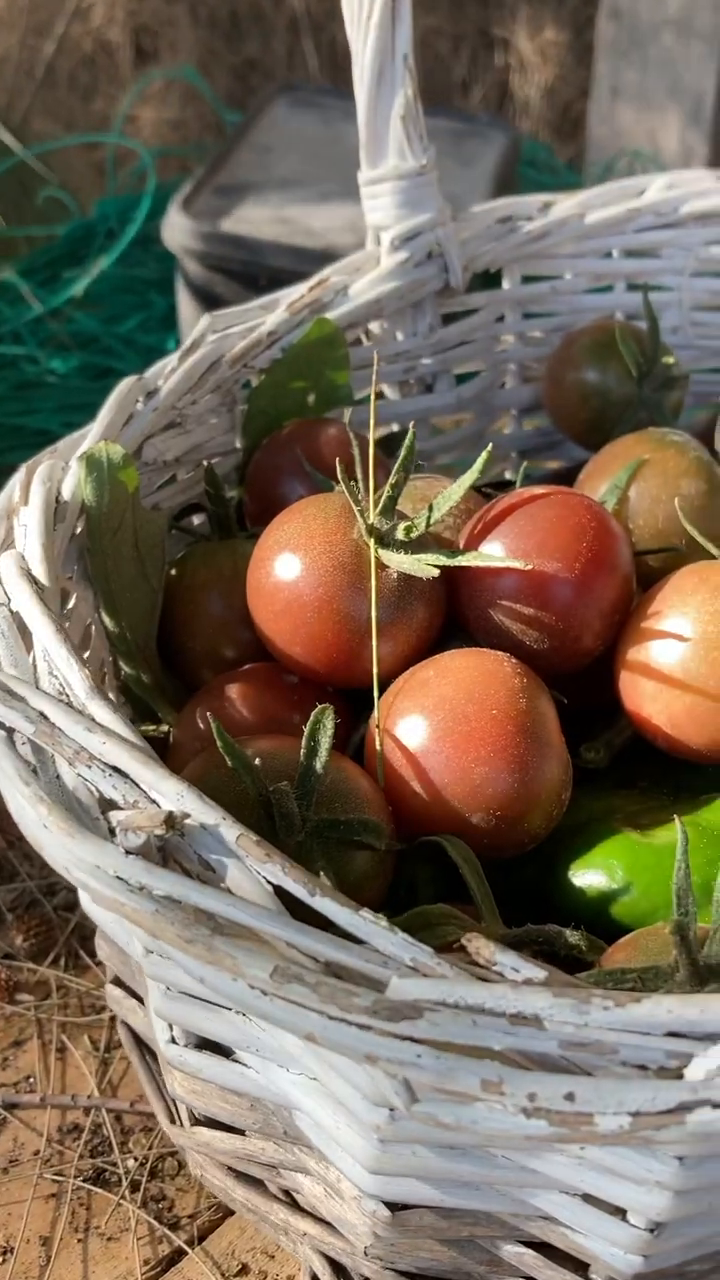
#> input picture frame 16 of data/videos/video_02.mp4, 720 x 1280 px
$ python smoke_test_capture.py
#> lines starting #> are read from the running program, lines starting #| are printed output that depends on the picture
### pipeline_core/capture_logic.py
from __future__ import annotations

from typing import Dict, Tuple

import cv2
import numpy as np

from config.thresholds import (
    MIN_FRAMES_BETWEEN_CAPTURES,
    MAX_FRAMES_WITHOUT_CAPTURE,
    SCENE_CHANGE_CONFIRM_FRAMES,
    CENTER_CROP_RATIO,
    ACCUMULATE_SCENE_CHANGE,
    ACCUMULATED_HIST_DIFF_THRESHOLD,
    ACCUMULATED_ORB_CHANGE_THRESHOLD,
    RESET_ACCUMULATORS_ON_CAPTURE,
    MIN_FRAMES_FOR_ACCUMULATED_TRIGGER,
    ORB_MIN_MATCH_COUNT,
    HSV_HIST_DIFF_THRESHOLD,
    USE_HISTOGRAM_VALIDATION,
)


def crop_center_region(image_bgr, crop_ratio: float = CENTER_CROP_RATIO):
    h, w = image_bgr.shape[:2]

    new_w = int(w * crop_ratio)
    new_h = int(h * crop_ratio)

    x1 = (w - new_w) // 2
    y1 = (h - new_h) // 2
    x2 = x1 + new_w
    y2 = y1 + new_h

    return image_bgr[y1:y2, x1:x2]


def preprocess_for_scene_compare(image_bgr):
    cropped = crop_center_region(image_bgr, CENTER_CROP_RATIO)
    resized = cv2.resize(cropped, (320, 320))
    blurred = cv2.GaussianBlur(resized, (5, 5), 0)
    return blurred


def compute_orb_features(image_bgr):
    gray = cv2.cvtColor(image_bgr, cv2.COLOR_BGR2GRAY)
    orb = cv2.ORB_create(nfeatures=500)
    keypoints, descriptors = orb.detectAndCompute(gray, None)
    return keypoints, descriptors


def compute_orb_match_count(reference_bgr, current_bgr) -> int:
    reference_proc = preprocess_for_scene_compare(reference_bgr)
    current_proc = preprocess_for_scene_compare(current_bgr)

    _, des1 = compute_orb_features(reference_proc)
    _, des2 = compute_orb_features(current_proc)

    if des1 is None or des2 is None:
        return 0

    bf = cv2.BFMatcher(cv2.NORM_HAMMING, crossCheck=True)
    matches = bf.match(des1, des2)

    if not matches:
        return 0

    matches = sorted(matches, key=lambda m: m.distance)
    good_matches = [m for m in matches if m.distance < 45]
    return len(good_matches)


def compute_hsv_histogram(image_bgr):
    hsv = cv2.cvtColor(image_bgr, cv2.COLOR_BGR2HSV)
    hist = cv2.calcHist([hsv], [0, 1], None, [50, 60], [0, 180, 0, 256])
    hist = cv2.normalize(hist, hist).flatten()
    return hist


def compute_histogram_difference(reference_bgr, current_bgr) -> float:
    reference_proc = preprocess_for_scene_compare(reference_bgr)
    current_proc = preprocess_for_scene_compare(current_bgr)

    hist1 = compute_hsv_histogram(reference_proc)
    hist2 = compute_hsv_histogram(current_proc)

    similarity = cv2.compareHist(hist1, hist2, cv2.HISTCMP_CORREL)
    diff = 1.0 - similarity
    return float(diff)


def should_capture_new_image(
    reference_bgr,
    current_bgr,
    frames_since_last_capture: int,
) -> Tuple[bool, Dict[str, float]]:
    orb_matches = compute_orb_match_count(reference_bgr, current_bgr)
    hist_diff = compute_histogram_difference(reference_bgr, current_bgr)

    cooldown_ok = frames_since_last_capture >= MIN_FRAMES_BETWEEN_CAPTURES
    timeout_force = frames_since_last_capture >= MAX_FRAMES_WITHOUT_CAPTURE

    orb_changed = orb_matches < ORB_MIN_MATCH_COUNT
    hist_changed = hist_diff > HSV_HIST_DIFF_THRESHOLD

    if USE_HISTOGRAM_VALIDATION:
        trigger = cooldown_ok and orb_changed and hist_changed
    else:
        trigger = cooldown_ok and orb_changed

    if timeout_force:
        trigger = True

    orb_change_amount = max(0.0, float(ORB_MIN_MATCH_COUNT - orb_matches))

    metrics = {
        "orb_matches": float(orb_matches),
        "hist_diff": float(hist_diff),
        "orb_change_amount": float(orb_change_amount),
        "cooldown_ok": float(cooldown_ok),
        "timeout_force": float(timeout_force),
        "orb_changed": float(orb_changed),
        "hist_changed": float(hist_changed),
        "base_trigger": float(trigger),
    }

    return trigger, metrics


# [14 lines left out: function should_run_detector_by_scene_change, not called in this run]

### scripts/smoke_test_capture.py
from __future__ import annotations

import cv2

from config.settings import VIDEOS_DIR
from pipeline_core.capture_logic import should_capture_new_image


def main():
    print("=== SMOKE TEST CAPTURE ===")

    video_files = sorted(
        [
            p for p in VIDEOS_DIR.iterdir()
            if p.suffix.lower() in {".mp4", ".avi", ".mov", ".mkv"}
        ]
    )

    if not video_files:
        print(f"[WARN] No se encontraron videos en: {VIDEOS_DIR}")
        return

    test_video_path = video_files[0]
    print("Video de prueba:", test_video_path)

    cap = cv2.VideoCapture(str(test_video_path))
    if not cap.isOpened():
        print(f"[ERROR] No se pudo abrir el video: {test_video_path}")
        return

    ret, reference_frame = cap.read()
#> reference_frame is the input picture: shape (1280, 720, 3); mean B, G, R 92.2, 107.3, 120
    if not ret or reference_frame is None:
        print("[ERROR] No se pudo leer el primer frame del video.")
        cap.release()
        return

    print("[OK] Frame de referencia cargado")

    frame_idx = 0
    frames_since_last_capture = 0
    samples_checked = 0

    while True:
        ret, frame = cap.read()
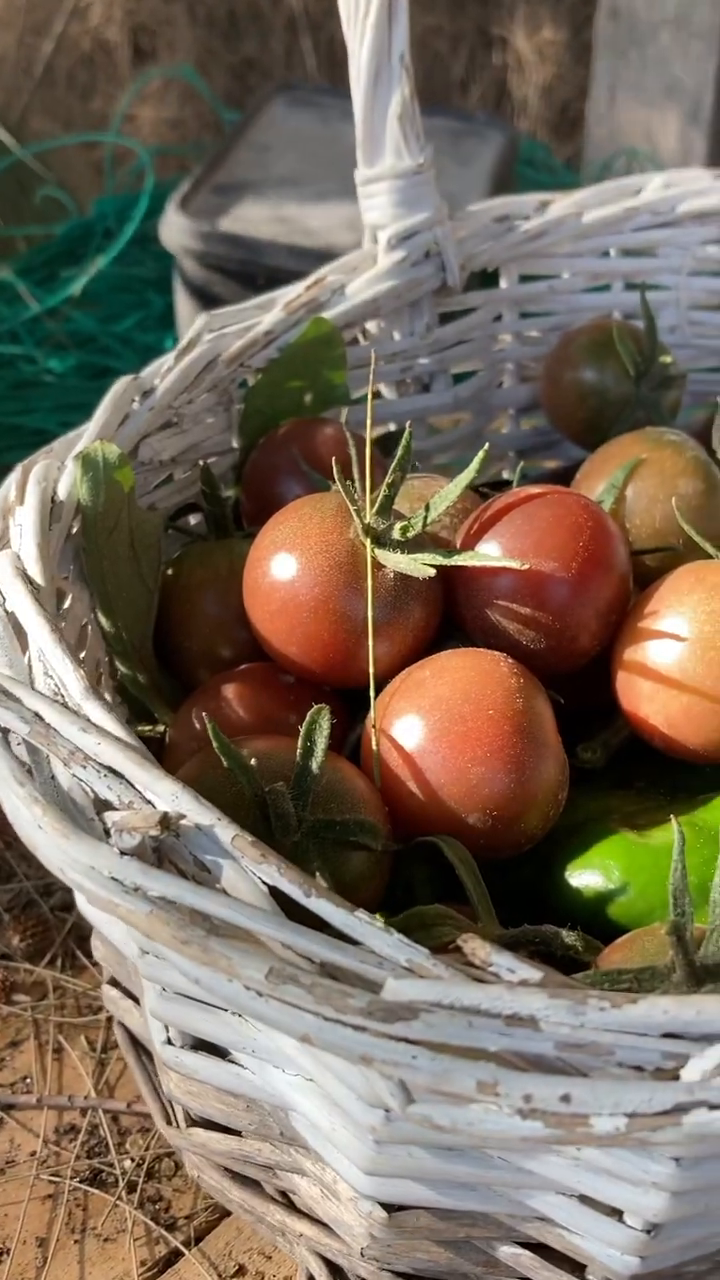
#> input picture frame 17 of data/videos/video_02.mp4, 720 x 1280 px
#> frame is the input picture: shape (1280, 720, 3); mean B, G, R 92.2, 107.1, 120.1
        if not ret:
            break

        frame_idx += 1
        frames_since_last_capture += 1

        trigger, metrics = should_capture_new_image(
            reference_frame,
            frame,
            frames_since_last_capture,
        )
#> call 2 of crop_center_region, with crop_ratio = 0.7
#> in crop_center_region (call 2), `return image_bgr[y1:y2, x1:x2]`:
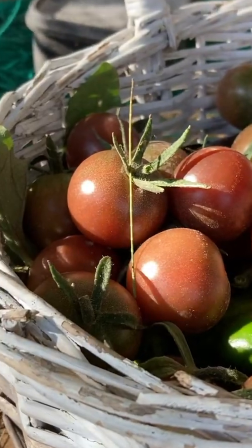
#> returned value: shape (896, 503, 3) (shown at 1/2 size); mean of channels 0, 1, 2 81.8, 95.4, 112.9; drawn as B, G, R
#> in preprocess_for_scene_compare (call 2), `resized = cv2.resize(cropped, (320, 320))`:
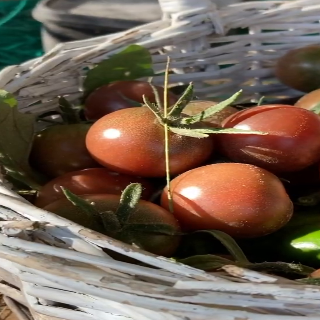
#> resized: shape (320, 320, 3); mean B, G, R 81.7, 95.3, 112.8
#> in preprocess_for_scene_compare (call 2), `blurred = cv2.GaussianBlur(resized, (5, 5), 0)`:
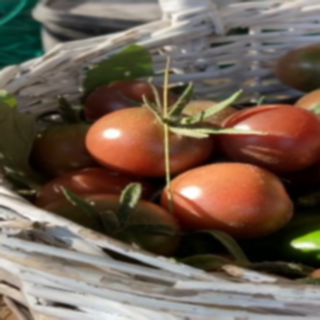
#> blurred: shape (320, 320, 3); mean B, G, R 81.7, 95.3, 112.8
#> in compute_orb_features, `gray = cv2.cvtColor(image_bgr, cv2.COLOR_BGR2GRAY)`:
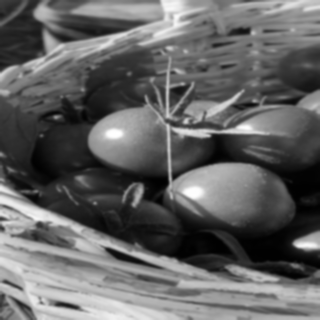
#> gray: shape (320, 320); min 1, max 255, mean 99.2
#> in compute_orb_features, `keypoints, descriptors = orb.detectAndCompute(gray, None)`: keypoints = 490 keypoints; strongest (x, y, size): (173, 177, 44.6), (174, 178, 37.2), (139, 189, 77.1), (172, 182, 77.1)
#> in compute_orb_features (call 2), `gray = cv2.cvtColor(image_bgr, cv2.COLOR_BGR2GRAY)`:
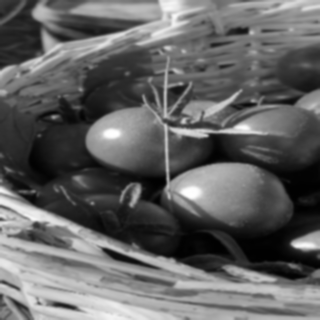
#> gray: shape (320, 320); min 0, max 255, mean 99
#> in compute_orb_features (call 2), `keypoints, descriptors = orb.detectAndCompute(gray, None)`: keypoints = 492 keypoints; strongest (x, y, size): (168, 186, 111.1), (171, 176, 53.6), (137, 189, 77.1), (172, 178, 37.2)
#> in compute_orb_match_count, `matches = bf.match(des1, des2)`: matches = 380 matches
#> in compute_orb_match_count, `good_matches = [m for m in matches if m.distance < 45]`: good_matches = 358 matches
#> in should_capture_new_image, `orb_matches = compute_orb_match_count(reference_bgr, current_bgr)`: orb_matches = 358
#> in compute_hsv_histogram, `hist = cv2.calcHist([hsv], [0, 1], None, [50, 60], [0, 180, 0, 256])`:
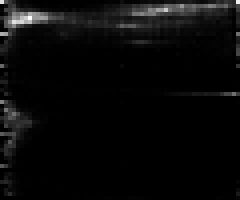
#> hist: shape (50, 60) float32 (shown 4 times larger); min 0, max 928, mean 34.1; drawn with min black and max white
#> in compute_hsv_histogram, `hist = cv2.normalize(hist, hist).flatten()`: hist = 3000 values, max 0.174 at index 247, min 0 at index 16, mean 0.00641
#> in compute_histogram_difference, `hist1 = compute_hsv_histogram(reference_proc)`: hist1 has the same summary as hist in compute_hsv_histogram
#> in compute_histogram_difference, `hist2 = compute_hsv_histogram(current_proc)`: hist2 = 3000 values, max 0.174 at index 247, min 0 at index 14, mean 0.00637
#> in compute_histogram_difference, `similarity = cv2.compareHist(hist1, hist2, cv2.HISTCMP_CORREL)`: similarity = 0.989
#> in compute_histogram_difference, `diff = 1.0 - similarity`: diff = 0.011
#> in should_capture_new_image, `orb_changed = orb_matches < ORB_MIN_MATCH_COUNT`: orb_changed = False
#> in should_capture_new_image, `orb_change_amount = max(0.0, float(ORB_MIN_MATCH_COUNT - orb_matches))`: orb_change_amount = 0
#> in should_capture_new_image, `metrics = { "orb_matches": float(orb_matches), "hist_diff": float(hist..`: metrics = {'orb_matches': 358, 'hist_diff': 0.011, 'orb_change_amount': 0, 'cooldown_ok': 0, 'timeout_force': 0, 'orb_changed': 0, 'hist_changed': 0, 'base_trigger': 0}
#> trigger = False

        if frame_idx % 15 == 0:
            print(
                f"[FRAME {frame_idx}] "
                f"trigger={trigger} | "
                f"orb={metrics['orb_matches']:.0f} | "
                f"hist_diff={metrics['hist_diff']:.3f} | "
                f"cooldown_ok={metrics['cooldown_ok']:.0f} | "
                f"timeout_force={metrics['timeout_force']:.0f}"
            )
            samples_checked += 1

        if samples_checked >= 5:
            break

    cap.release()
    print("[OK] Smoke test de captura finalizado")


if __name__ == "__main__":
    main()

$ run again, starting later in the video
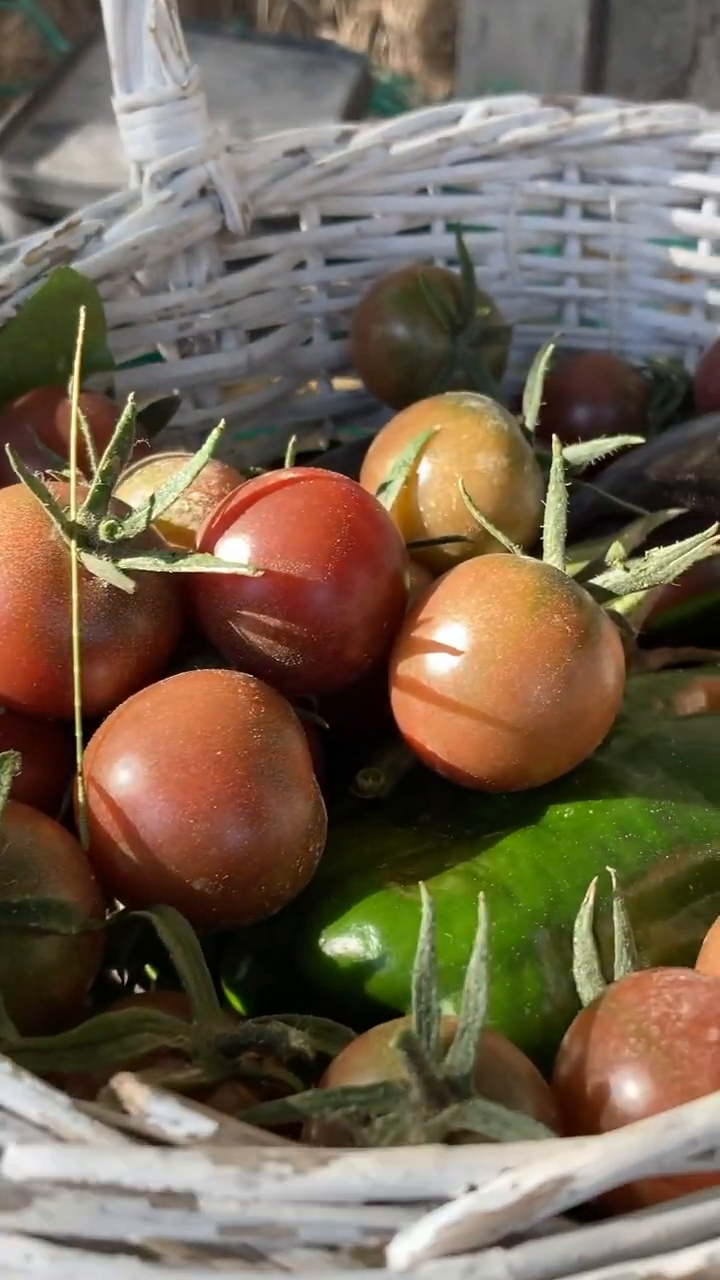
#> input picture frame 74 of data/videos/video_02.mp4, 720 x 1280 px
#> in main, reference_frame is the input picture: shape (1280, 720, 3); mean B, G, R 81, 99.7, 114.8
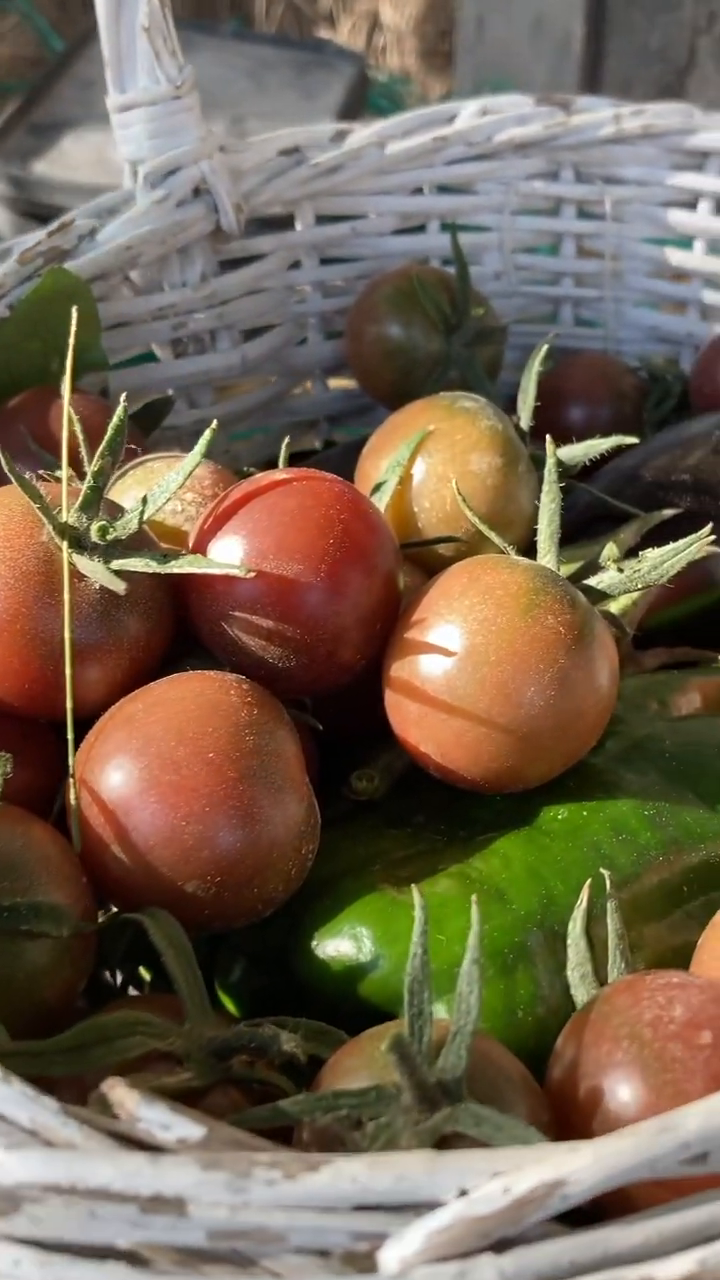
#> input picture frame 75 of data/videos/video_02.mp4, 720 x 1280 px
#> in main, frame is the input picture: shape (1280, 720, 3); mean B, G, R 80.6, 99, 114.3
#> keypoints = 430 keypoints; strongest (x, y, size): (274, 128, 44.6), (274, 130, 37.2), (284, 87, 31), (275, 129, 31)
#> keypoints = 446 keypoints; strongest (x, y, size): (269, 128, 44.6), (280, 88, 31), (271, 130, 37.2), (264, 81, 53.6)
#> matches = 322 matches
#> good_matches = 315 matches
#> orb_matches = 315
#> hsv: shape (320, 320, 3); mean H, S, V 35.7, 131.6, 109.1
#> in compute_hsv_histogram, `hist = cv2.calcHist([hsv], [0, 1], None, [50, 60], [0, 180, 0, 256])`:
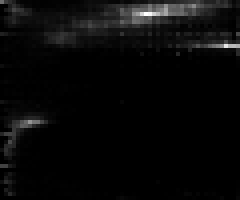
#> hist: shape (50, 60) float32 (shown 4 times larger); min 0, max 962, mean 34.1; drawn with min black and max white
#> in compute_hsv_histogram, `hist = cv2.normalize(hist, hist).flatten()`: hist = 3000 values, max 0.192 at index 216, min 0 at index 60, mean 0.0068
#> hist1 has the same summary as hist in compute_hsv_histogram
#> hsv: shape (320, 320, 3); mean H, S, V 36.5, 130, 110.2
#> hist2 = 3000 values, max 0.203 at index 217, min 0 at index 60, mean 0.00681
#> similarity = 0.992
#> diff = 0.00822
#> orb_changed = False
#> orb_change_amount = 0
#> in should_capture_new_image, `metrics = { "orb_matches": float(orb_matches), "hist_diff": float(hist..`: metrics = {'orb_matches': 315, 'hist_diff': 0.00822, 'orb_change_amount': 0, 'cooldown_ok': 0, 'timeout_force': 0, 'orb_changed': 0, 'hist_changed': 0, 'base_trigger': 0}
#> in main, `trigger, metrics = should_capture_new_image( reference_frame, frame, f..`: trigger = False
